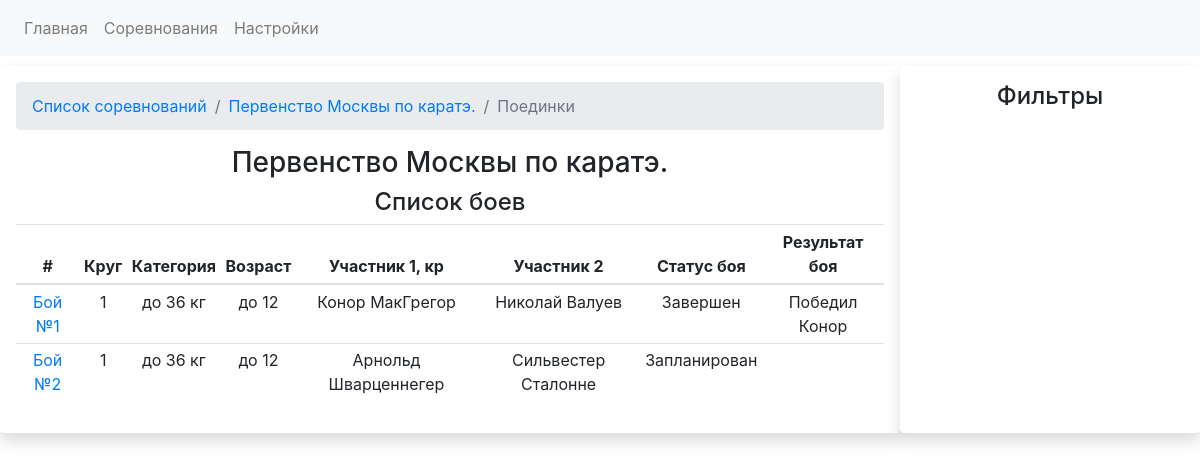
The page /competitions/1/fights on the database as committed earlier.
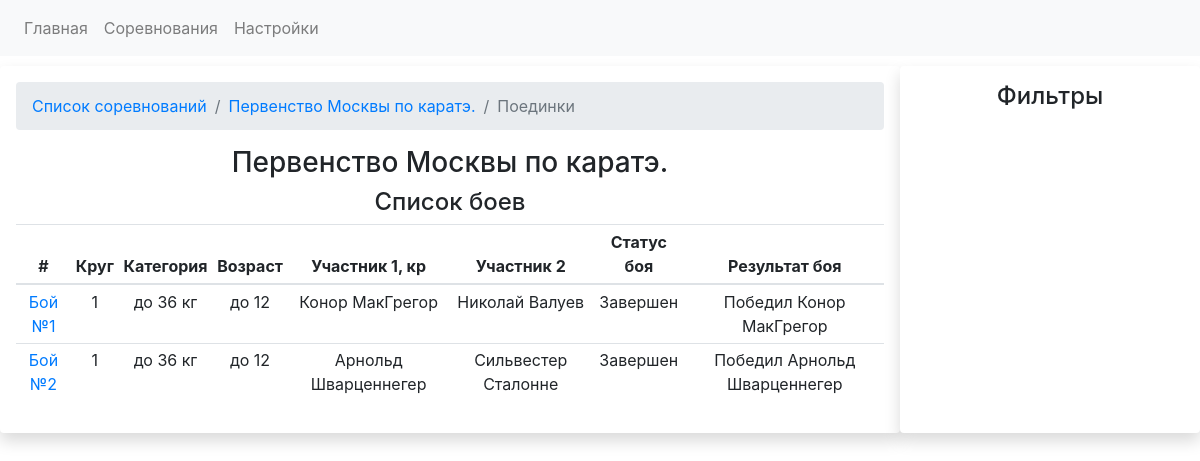
The same page on the database as committed later.
### app.py (models this page shows)
class CompetitionsDB(db.Model):
    competition_id = db.Column(db.Integer, primary_key=True)
    competition_name = db.Column(db.String)
    competition_date_start = db.Column(db.Date, default=datetime.utcnow)
    competition_date_finish = db.Column(db.Date, default=datetime.utcnow)
    competition_city = db.Column(db.String)
    competition_fights = db.relationship('FightsDB', backref='competition', lazy='dynamic')
    registrations = db.relationship('RegistrationDB', backref='competition')

class FightsDB(db.Model):
    fight_id = db.Column(db.Integer, primary_key=True)
    round_number = db.Column(db.Integer, db.ForeignKey('roundsDB.id')) # номер круга, в котором проводится бой. Текст ,потому что есть полуфинал и финал
    weight_category = db.Column(db.Integer, db.ForeignKey('weightcategoriesDB.weight_cat_id')) # весовая категория, в которой проводится бой
    age_category = db.Column(db.Integer, db.ForeignKey('agecategoriesDB.id'))  # возрастная категория, в которой проводится бой
    red_fighter_id = db.Column(db.Integer, db.ForeignKey('fightersDB.fighter_id')) # id красного бойца
    blue_fighter_id = db.Column(db.Integer, db.ForeignKey('fightersDB.fighter_id')) # id синего бойца
    fight_status = db.Column(db.String)  # статус боя Запланирован, Завершен
    red_fighter_score = db.Column(db.Integer) # счет красного бойца
    blue_fighter_score = db.Column(db.Integer) # счет синего бойца
    won_id = db.Column(db.Integer) # результат боя Кто выиграл. Например. ID победителя
    loose_id = db.Column(db.Integer) #  id бойца. который проиграл
    draw_status = db.Column(db.Boolean) # если ничья, то True
    competition_id = db.Column(db.Integer, db.ForeignKey('competitionsDB.competition_id'))
    fight_result = db.Column(db.String)

class WeightcategoriesDB(db.Model):
    weight_cat_id = db.Column(db.Integer, primary_key=True)
    sort_index = db.Column(db.Integer)
    weight_category_name = db.Column(db.String)
    weight_category_start = db.Column(db.Integer)
    weight_category_finish = db.Column(db.Integer)
    registrations = db.relationship('RegistrationDB', backref='weight_categories')
    fights = db.relationship('FightsDB', backref = 'weight_category_backref')

class AgecategoriesDB(db.Model):
    id = db.Column(db.Integer, primary_key=True)
    sort_index = db.Column(db.Integer)
    age_category_name = db.Column(db.String)
    age_category_start = db.Column(db.Integer)
    age_category_finish = db.Column(db.Integer)
    registrations = db.relationship('RegistrationDB', backref='age_categories')
    fights = db.relationship('FightsDB', backref = 'age_category_backref')

class FightersDB(db.Model):
    fighter_id = db.Column(db.Integer, primary_key=True)
    name = db.Column(db.String)
    last_name = db.Column(db.String)
    fighter_image = db.Column(db.String)
    fighter_image_id = db.Column(db.String)
    birthday = db.Column(db.Date, default=datetime.utcnow)
    active_status = db.Column(db.Integer)
    red_fighter = db.relationship('FightsDB', backref='red_fighter', foreign_keys="[FightsDB.red_fighter_id]")
    blue_fighter = db.relationship('FightsDB', backref='blue_fighter', foreign_keys="[FightsDB.blue_fighter_id]")
    registrations = db.relationship('RegistrationDB', backref = 'fighter')

### app.py (the view)
@app.route('/competitions/<int:comp_id>/fights')
def competition_fights_view(comp_id):
    competition_data = CompetitionsDB.query.get(comp_id)
    fights_in_competition = competition_data.competition_fights.all()
    return render_template('fights.html', fights_in_competition = fights_in_competition, competition_data = competition_data)

### templates/fights.html (shortened to what this page needs)
{% extends "base.html" %}
{% block head %}
<link rel="stylesheet" type="text/css" href="https://cdnjs.cloudflare.com/ajax/libs/twitter-bootstrap/4.5.2/css/bootstrap.css">
<link rel="stylesheet" type="text/css" href="https://cdn.datatables.net/1.10.24/css/dataTables.bootstrap4.min.css">
{% endblock %}
{% block content %}
    <div class="container-fluid" style="margin-top: 10px">
        <div class="row">
            <div class="col-lg-9 shadow p-3 mb-5 bg-white rounded text-center">
                <nav aria-label="breadcrumb">
                      <ol class="breadcrumb">
                        <li class="breadcrumb-item"><a href="{{url_for('competitions')}}">Список соревнований</a></li>
                        <li class="breadcrumb-item"><a href="{{url_for('competition_view', competition_id = competition_data.competition_id)}}">{{ competition_data.competition_name }}</a></li>
                        <li class="breadcrumb-item active" aria-current="page">Поединки</li>
                      </ol>
                </nav>
                <h3>{{ competition_data.competition_name }}</h3>
                <h4>Список боев</h4>
                <table id="fights_table" class="table table-sm table-responsive">
                      <thead>
                        <tr>
                          <th scope="col">#</th>
                          <th scope="col">Круг</th>
                          <th scope="col">Категория</th>
                          <th scope="col">Возраст</th>
                          <th scope="col">Участник 1, кр</th>
                          <th scope="col">Участник 2</th>
                          <th scope="col">Статус боя</th>
                          <th scope="col">Результат боя</th>
                        </tr>
                      </thead>
                      <tbody>
                      {% for fight in fights_in_competition %}
                        <tr>
                          <td>
                              <a href="{{url_for('fight', comp_id = fight.competition_id, weight_cat_id = fight.weight_category, age_cat_id = fight.age_category, round_no = fight.round_number, fight_id = fight.fight_id)}}">
                              Бой №{{ fight.fight_id }}
                              </a>
                          </td>
                          <td>{{ fight.round_number }}</td>
                          <td>{{ fight.weight_category_backref.weight_category_name }}</td>
                          <td>{{ fight.age_category_backref.age_category_name }}</td>
                          <td>{{ fight.red_fighter.name +" "+ fight.red_fighter.last_name}}</td>
                          <td>{{ fight.blue_fighter.name +" " + fight.blue_fighter.last_name}}</td>
                          <td>{{fight.fight_status}}</td>
                          <td>
                              {% if  fight.fight_result %}
                                {{fight.fight_result}}</td>
                            {% endif %}
                        </tr>
                      {% endfor %}
                      </tbody>
                </table>
            </div>
            <div class="col-lg-3 shadow p-3 mb-5 bg-white rounded">
                    <h4 style="text-align: center">Фильтры</h4>
            </div>
        </div>
    </div>
{% endblock %}

### templates/base.html (shortened to what this page needs)
<!DOCTYPE html>
<html lang="en">
<head>
{% block head %}{% endblock %}
</head>
<body>
    <nav class="navbar navbar-expand-lg navbar-light bg-light">
  <div class="collapse navbar-collapse" id="navbarSupportedContent">
    <ul class="navbar-nav mr-auto">
      <li class="nav-item">
        <a class="nav-link" href="{{url_for('index')}}">Главная</a>
      </li>
      <li class="nav-item">
        <a class="nav-link" href="{{url_for('competitions')}}">Соревнования</a>
      </li>
      <li class="nav-item">
        <a class="nav-link" href="{{url_for('settings_form')}}">Настройки</a>
      </li>
    </ul>
</div>
</nav>
    <div id="content">
        {% block content %}
        {% endblock %}
    </div>
</body>
</html>

Rows that differ between the two databases and show on the page:
changed FightsDB "Конор МакГрегор": fight_result "Победил Конор" → "Победил Конор МакГрегор"
changed FightsDB "Арнольд Шварценнегер": fight_status "Запланирован" → "Завершен"; fight_result (not shown) → "Победил Арнольд Шварценнегер"
